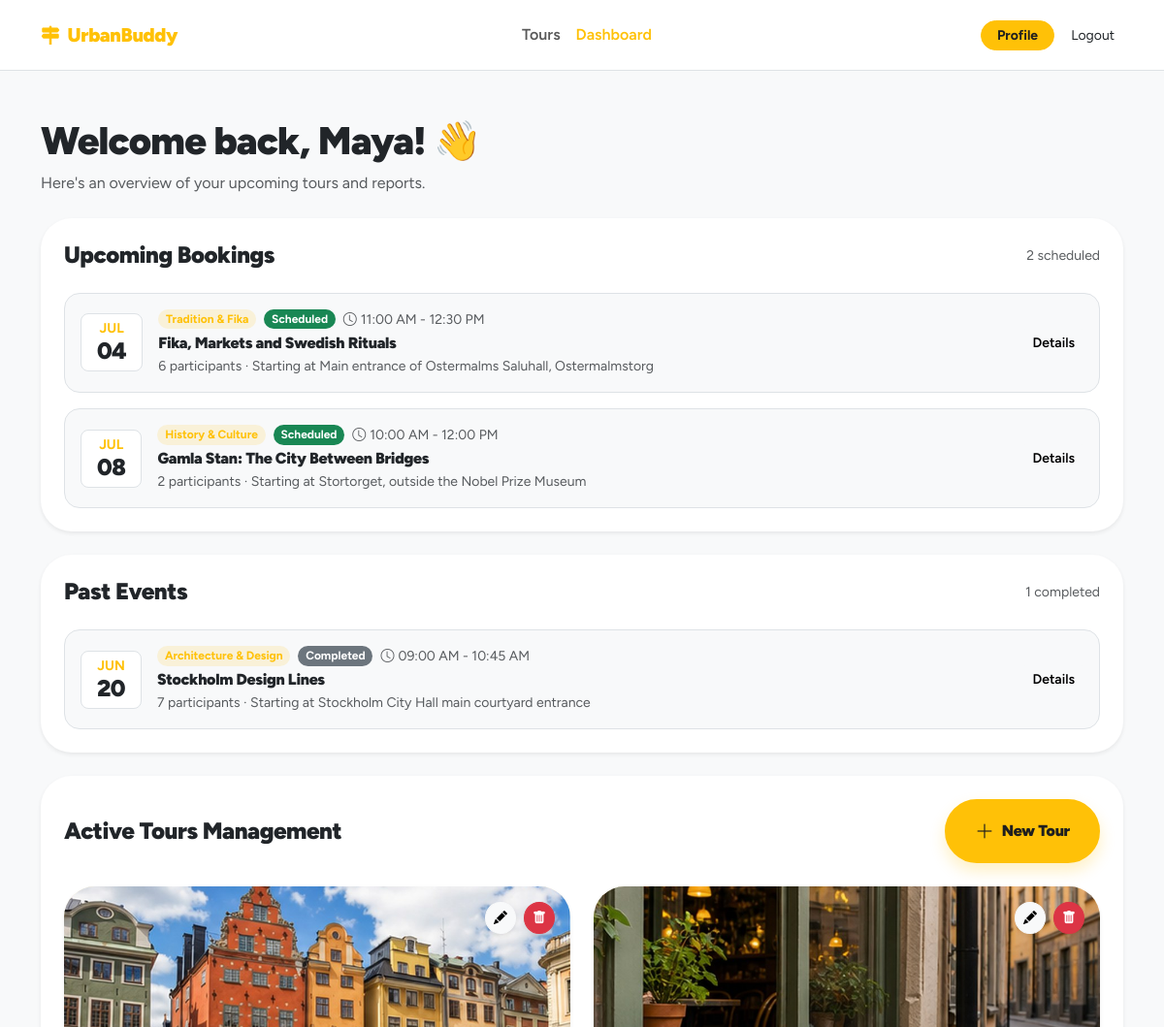
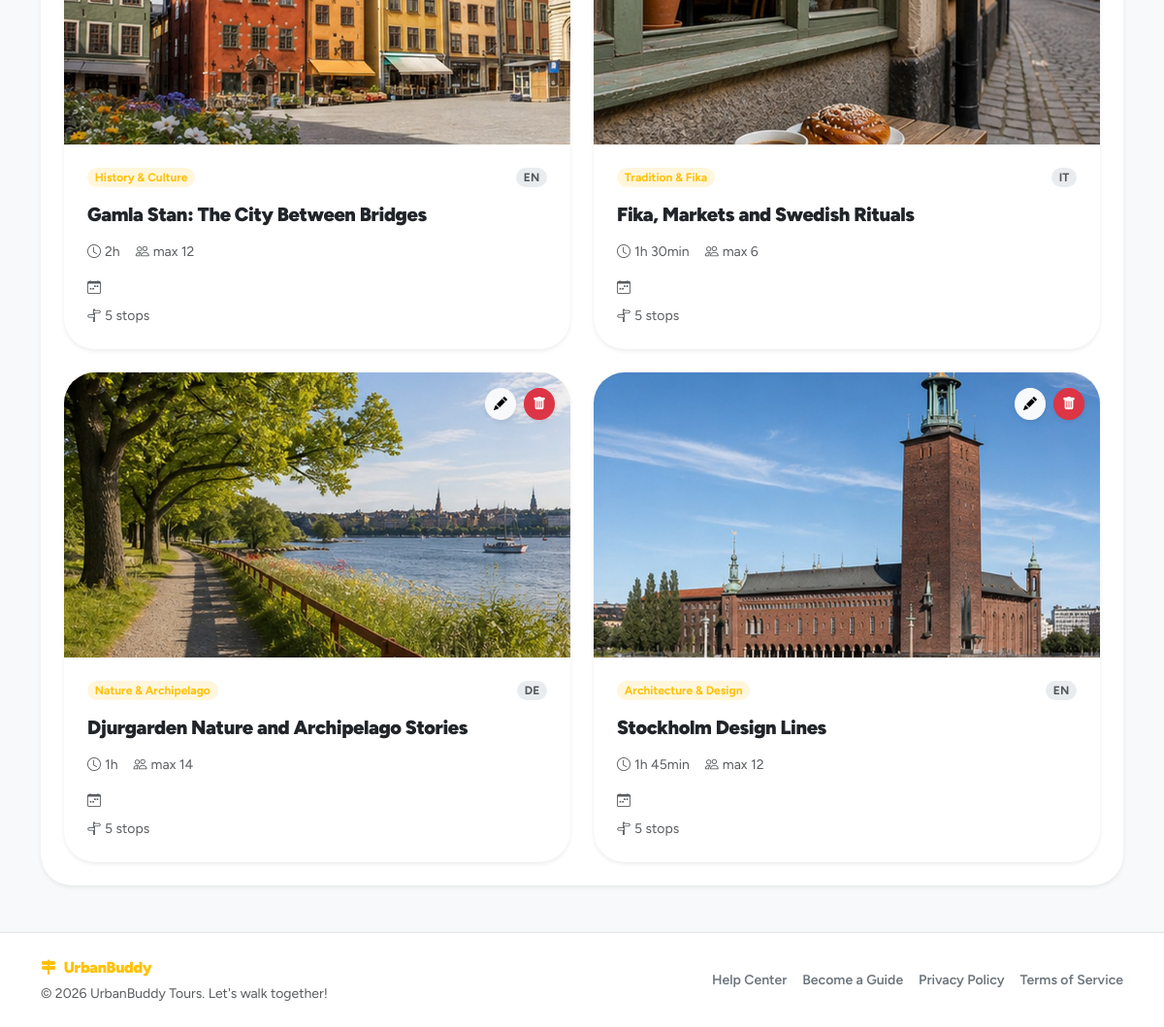
/dashboard (signed in), run on the app's committed database (2 pictures, top to bottom).
### tables this page shows
CREATE TABLE "users" (
	"id"	TEXT,
	"email"	TEXT NOT NULL UNIQUE,
	"password_hash"	TEXT NOT NULL,
	"first_name"	TEXT NOT NULL,
	"last_name"	TEXT NOT NULL,
	"username"	TEXT NOT NULL,
	"role"	BLOB NOT NULL CHECK("role" IN ('guide', 'participant', 'admin')),
	"created_at"	TEXT DEFAULT CURRENT_TIMESTAMP,
	"updated_at"	TEXT DEFAULT CURRENT_TIMESTAMP,
	"profile_photo"	TEXT,
	PRIMARY KEY("id")
);

CREATE TABLE themes (
    id INTEGER PRIMARY KEY AUTOINCREMENT, -- Manteniamo autoincrement (Tabella di dominio)
    name TEXT UNIQUE NOT NULL,
	slug TEXT UNIQUE NOT NULL,
    icon TEXT,
    created_at TEXT DEFAULT CURRENT_TIMESTAMP
, primary_color TEXT DEFAULT '#ffc107');

CREATE TABLE tours (
    id TEXT PRIMARY KEY,  -- UUID
    guide_id TEXT NOT NULL, -- FK verso UUID
    theme_id INTEGER NOT NULL,
    language_id INTEGER NOT NULL,
    title TEXT NOT NULL,
    description TEXT NOT NULL,
    meeting_point TEXT NOT NULL,
    duration INTEGER NOT NULL,
    max_participants INTEGER NOT NULL,
    is_deleted INTEGER DEFAULT 0 CHECK(is_deleted IN (0, 1)),
    created_at TEXT DEFAULT CURRENT_TIMESTAMP,
    updated_at TEXT DEFAULT CURRENT_TIMESTAMP,
    FOREIGN KEY (guide_id) REFERENCES users(id) ON DELETE CASCADE,
    FOREIGN KEY (theme_id) REFERENCES themes(id) ON DELETE RESTRICT,
    FOREIGN KEY (language_id) REFERENCES languages(id) ON DELETE RESTRICT
);

CREATE TABLE tour_events (
    id TEXT PRIMARY KEY, -- UUID
    tour_id TEXT NOT NULL, -- FK verso UUID
    event_date TEXT NOT NULL,
    start_time TEXT NOT NULL,
    status TEXT NOT NULL DEFAULT 'scheduled' CHECK(status IN ('scheduled', 'cancelled', 'completed')),
    actual_participants INTEGER,
    evidence_photo TEXT,
    created_at TEXT DEFAULT CURRENT_TIMESTAMP,
    updated_at TEXT DEFAULT CURRENT_TIMESTAMP,
    FOREIGN KEY (tour_id) REFERENCES tours(id),
    UNIQUE(tour_id, event_date)
);

CREATE TABLE tour_photos (
    id TEXT PRIMARY KEY, -- UUID
    tour_id TEXT NOT NULL, -- FK verso UUID
    filename TEXT NOT NULL,
    created_at TEXT DEFAULT CURRENT_TIMESTAMP,
    FOREIGN KEY (tour_id) REFERENCES tours(id) ON DELETE CASCADE
);

### app/guide_dashboard/routes.py (the view)
@guide_dashboard_bp.route("/dashboard", methods=["GET"])
@login_required
def dashboard():
    require_guide()
    tours = ToursDAO.list_tours_by_guide(current_user.id)
    for tour in tours:
        tour.theme = ThemesDAO.get_theme_by_id(tour.theme_id)
        tour.language = LanguagesDAO.get_language_by_id(tour.language_id)
        tour.production_photos = TourPhotosDAO.list_photos_by_tour(tour.id)
        tour.weekly_slots = TourWeeklySlotsDAO.list_slots_by_tour(tour.id)
        tour.stops = TourStopsDAO.list_stops_by_tour(tour.id)
    events = TourEventsDAO.list_events_by_guide(current_user.id)
    for event in events:
        event.tour = ToursDAO.get_tour_by_id(event.tour_id)
        if event.tour is not None:
            event.tour.theme = ThemesDAO.get_theme_by_id(event.tour.theme_id)
            event.tour.language = LanguagesDAO.get_language_by_id(event.tour.language_id)
    dashboard_event_lists = build_dashboard_event_lists(events)
    return render_template(
        "guide_dashboard/dashboard.html",
        dashboard_tours=build_dashboard_tours(tours),
        **dashboard_event_lists,
    )

### app/templates/guide_dashboard/dashboard.html (shortened to what this page needs)
{% extends "base.html" %}
{% block content %}
<section class="py-5">
    <div class="container">
        <header class="mb-4">
            <h1 class="fw-black mb-2">
                Welcome back, {{ current_user.first_name }}! 👋
            </h1>
            <p class="text-body-secondary mb-0">
                Here's an overview of your upcoming tours and reports.
            </p>
        </header>
        <section class="card border-0 shadow-sm rounded-5 mb-4">
            <div class="card-body p-4">
                <div class="d-flex align-items-center justify-content-between mb-4">
                    <h2 class="h4 fw-black mb-0">
                        Upcoming Bookings
                    </h2>
                    <span class="small text-body-secondary">
                        {{ dashboard_upcoming_events|length }} scheduled
                    </span>
                </div>
                {% if dashboard_upcoming_events %}
                    <div class="vstack gap-3">
                        {% for event in dashboard_upcoming_events %}
                            {% include "components/booking_row.html" %}
                        {% endfor %}
                    </div>
                {% else %}
                    <div class="text-center py-4">
                        <p class="text-body-secondary mb-0">
                            No upcoming bookings yet.
                        </p>
                    </div>
                {% endif %}
            </div>
        </section>
        <section class="card border-0 shadow-sm rounded-5 mb-4">
            <div class="card-body p-4">
                <div class="d-flex align-items-center justify-content-between mb-4">
                    <h2 class="h4 fw-black mb-0">
                        Past Events
                    </h2>
                    <span class="small text-body-secondary">
                        {{ dashboard_past_events|length }} completed
                    </span>
                </div>
                {% if dashboard_past_events %}
                    <div class="vstack gap-3">
                        {% for event in dashboard_past_events %}
                            {% include "components/booking_row.html" %}
                        {% endfor %}
                    </div>
                {% else %}
                    <div class="text-center py-4">
                        <p class="text-body-secondary mb-0">
                            Completed events will appear here.
                        </p>
                    </div>
                {% endif %}
            </div>
        </section>
        <section class="card border-0 shadow-sm rounded-5">
            <div class="card-body p-4">
                <div class="d-flex flex-column flex-sm-row align-items-start align-items-sm-center justify-content-between gap-3 mb-4">
                    <h2 class="h4 fw-black mb-0">
                        Active Tours Management
                    </h2>
                    <a href="{{ url_for('guide_dashboard.create_tour') }}" class="btn ub-btn guide-new-tour-btn d-inline-flex align-items-center justify-content-center fw-black rounded-pill px-4 py-3 shadow-sm">
                        <i class="bi bi-plus-lg fs-5 me-2"></i>
                        New Tour
                    </a>
                </div>
                {% if dashboard_tours %}
                    <div class="row g-4">
                        {% for tour in dashboard_tours %}
                            <div class="col-md-6">
                                {% set card_variant = "dashboard" %}
                                {% include "components/tour_card.html" %}
                            </div>
                        {% endfor %}
                    </div>
                {% else %}
                    <div class="text-center py-4">
                        <p class="text-body-secondary mb-0">
                            You have not created any tours yet.
                        </p>
                    </div>
                {% endif %}
            </div>
        </section>
    </div>
</section>
{% endblock %}

### app/templates/base.html (shortened to what this page needs)
<!doctype html>
<html lang="en">
<head>
    <link href="https://cdn.jsdelivr.net/npm/bootstrap@5.3.8/dist/css/bootstrap.min.css" rel="stylesheet">
    <link href="https://cdn.jsdelivr.net/npm/bootstrap-icons@1.11.3/font/bootstrap-icons.css" rel="stylesheet">
    <link rel="stylesheet" href="{{ url_for('static', filename='style.css') }}">
</head>
<body class="d-flex flex-column min-vh-100 bg-body-tertiary">
    {% block header %}
        {% include "partials/header.html" %}
    {% endblock %}
    <main class="flex-grow-1">
        {% block content %}{% endblock %}
    </main>
    {% block footer %}
        {% include "partials/footer.html" %}
    {% endblock %}
</body>
</html>

### app/templates/partials/header.html (shortened to what this page needs)
<nav class="navbar navbar-expand-lg bg-white border-bottom sticky-top py-3">
    <div class="container">
        <a class="navbar-brand d-flex align-items-center gap-2 fw-black ub-brand" href="{{ url_for('public.home') }}">
            <i class="bi bi-signpost-2-fill"></i>
            UrbanBuddy
        </a>
        <div class="collapse navbar-collapse" id="mainNavbar">
            <ul class="navbar-nav mx-auto mb-2 mb-lg-0">
                {% if current_user.is_authenticated %}
                    <li class="nav-item">
                        <a
                            class="nav-link fw-semibold {{ 'active ub-nav-active' if request.endpoint in ['public.home', 'public.tour_listings', 'public.tour_detail'] }}"
                            href="{{ url_for('public.tour_listings') }}"
                        >
                            Tours
                        </a>
                    </li>
                    {% if current_user.role == "guide" %}
                        <li class="nav-item">
                            <a
                                class="nav-link fw-semibold {{ 'active ub-nav-active' if request.endpoint and request.endpoint.startswith('guide_dashboard.') }}"
                                href="{{ url_for('guide_dashboard.dashboard') }}"
                            >
                                Dashboard
                            </a>
                        </li>
                    {% endif %}
                {% endif %}
            </ul>
            <div class="d-flex align-items-center gap-2">
                {% if current_user.is_authenticated %}
                    <a href="{{ url_for('auth.profile') }}" class="btn ub-btn btn-sm fw-bold rounded-pill px-3">
                        Profile
                    </a>
                    <a href="{{ url_for('auth.logout') }}" class="btn btn-link btn-sm text-dark text-decoration-none">
                        Logout
                    </a>
                {% endif %}
            </div>
        </div>
    </div>
</nav>

### app/templates/components/booking_row.html
<article class="border rounded-4 bg-body-tertiary p-3">
    <div class="row align-items-center g-3">
        <div class="col-auto">
            <div class="bg-white border rounded-3 text-center px-3 py-2">
                <div class="small fw-bold ub-text text-uppercase lh-1">
                    {{ event.date_month }}
                </div>
                <div class="h4 fw-black lh-1 mt-1 mb-0">
                    {{ event.date_day }}
                </div>
            </div>
        </div>
        <div class="col">
            <div class="d-flex align-items-center gap-2 flex-wrap mb-1">
                <span class="badge rounded-pill ub-badge-soft">
                    {{ event.theme }}
                </span>
                <span class="badge rounded-pill {{ event.status_class }}">
                    {{ event.status_label }}
                </span>
                <span class="small text-body-secondary">
                    <i class="bi bi-clock me-1"></i>{{ event.time_range }}
                </span>
            </div>
            <h3 class="h6 fw-black mb-1">
                {{ event.title }}
            </h3>
            <p class="small text-body-secondary mb-0">
                {{ event.participants }} participants · Starting at {{ event.meeting_point }}
            </p>
        </div>
        <div class="col-auto">
            <a
                href="{{ url_for('guide_dashboard.event_detail', event_id=event.id) }}"
                class="btn btn-light btn-sm fw-semibold"
            >
                Details
            </a>
        </div>
    </div>
</article>

### app/templates/components/tour_card.html (shortened to what this page needs)
<article class="card tour-card border-0 shadow-sm rounded-5 h-100 overflow-hidden">
    <div class="position-relative">
        <a
            href="{{ url_for('public.tour_detail', tour_id=tour.id) }}"
            class="tour-card-image-link ratio ratio-16x9 ub-bg-soft text-decoration-none"
            aria-label="View details for {{ tour.title }}"
        >
            {% if tour.cover_filename %}
                <img
                    src="{{ url_for('static', filename='uploads/tours/' ~ tour.cover_filename) }}"
                    alt="{{ tour.title }}"
                    class="object-fit-cover"
                >
            {% else %}
                <div class="d-flex align-items-center justify-content-center fs-3 fw-black ub-text">
                    {{ city_name|default("Stockholm") }}
                </div>
            {% endif %}
        </a>
        {% if card_variant is defined and card_variant == "dashboard" %}
            <div class="position-absolute top-0 end-0 m-3 d-flex gap-2">
                <a
                    href="{{ url_for('guide_dashboard.update_tour', tour_id=tour.id) }}"
                    class="btn btn-light btn-sm rounded-circle shadow-sm p-2 lh-1"
                    aria-label="Edit tour"
                >
                    <i class="bi bi-pencil-fill"></i>
                </a>
                <button
                    type="button"
                    class="btn btn-danger btn-sm rounded-circle shadow-sm p-2 lh-1"
                    data-bs-toggle="modal"
                    data-bs-target="#deleteTourModal-{{ tour.id }}"
                    aria-label="Delete tour"
                >
                    <i class="bi bi-trash-fill"></i>
                </button>
            </div>
        {% else %}
            <span class="badge rounded-pill ub-badge fw-bold position-absolute top-0 end-0 m-3">
                FREE
            </span>
        {% endif %}
    </div>
    <div class="card-body p-4">
        <div class="d-flex align-items-center justify-content-between gap-3 mb-3">
            <span class="badge rounded-pill ub-badge-soft">{{ tour.theme }}</span>
            <span class="badge rounded-pill bg-body-secondary text-body-secondary">{{ tour.language }}</span>
        </div>
        <h3 class="h5 fw-black mb-3">
            {{ tour.title }}
        </h3>
        {% if card_variant is defined and card_variant == "dashboard" %}
            <div class="d-flex flex-wrap gap-3 small text-body-secondary mb-3">
                <span><i class="bi bi-clock me-1"></i>{{ tour.duration }}</span>
                <span><i class="bi bi-people me-1"></i>max {{ tour.max_participants }}</span>
            </div>
            <div class="vstack gap-2 small text-body-secondary">
                <div><i class="bi bi-calendar-week me-1"></i>{{ tour.schedule }}</div>
                <div><i class="bi bi-signpost-split me-1"></i>{{ tour.stops_count }}</div>
            </div>
        {% endif %}
    </div>
</article>

### app/templates/partials/footer.html
<footer class="bg-white border-top py-4 mt-auto">
    <div class="container">
        <div class="row align-items-center gy-3">
            <div class="col-md-5">
                <a class="navbar-brand d-inline-flex align-items-center gap-2 fw-black ub-brand mb-1" href="{{ url_for('public.home') }}">
                    <i class="bi bi-signpost-2-fill"></i>
                    UrbanBuddy
                </a>
                <p class="small text-body-secondary mb-0">
                    © 2026 UrbanBuddy Tours. Let's walk together!
                </p>
            </div>
            <nav class="col-md-7">
                <ul class="nav justify-content-md-end gap-md-3 small fw-semibold">
                    <li class="nav-item">
                        <a class="nav-link px-0 link-secondary" href="#">Help Center</a>
                    </li>
                    <li class="nav-item">
                        <a class="nav-link px-0 link-secondary" href="{{ url_for('auth.signup') }}">Become a Guide</a>
                    </li>
                    <li class="nav-item">
                        <a class="nav-link px-0 link-secondary" href="#">Privacy Policy</a>
                    </li>
                    <li class="nav-item">
                        <a class="nav-link px-0 link-secondary" href="#">Terms of Service</a>
                    </li>
                </ul>
            </nav>
        </div>
    </div>
</footer>

### data on the page
users: first_name "Maya"
themes: theme "Tradition & Fika", theme "Tradition & Fika"
tours: title "Fika, Markets and Swedish Rituals", meeting_point "Main entrance of Ostermalms Saluhall, Ostermalmstorg", title "Fika, Markets and Swedish Rituals"
themes: theme "History & Culture", theme "History & Culture"
tours: title "Gamla Stan: The City Between Bridges", meeting_point "Stortorget, outside the Nobel Prize Museum", title "Gamla Stan: The City Between Bridges"
tour_events: date_month "JUN", date_day "20", theme "Architecture & Design", status_label "Completed", time_range "09:00 AM - 10:45 AM", title "Stockholm Design Lines", participants "7", meeting_point "Stockholm City Hall main courtyard entrance"
tour_photos: filename (picture)
tour_photos: filename (picture)
tour_photos: filename (picture)
themes: theme "Nature & Archipelago"
tours: title "Djurgarden Nature and Archipelago Stories"
tour_photos: filename (picture)
themes: theme "Architecture & Design"
tours: title "Stockholm Design Lines"

### other printed values
{{ dashboard_upcoming_events|length }} "2"
{{ event.date_month }} "JUL" "JUL"
{{ event.date_day }} "04" "08"
{{ event.status_label }} "Scheduled" "Scheduled"
{{ event.time_range }} "11:00 AM - 12:30 PM" "10:00 AM - 12:00 PM"
{{ event.participants }} "6" "2"
{{ dashboard_past_events|length }} "1"
{{ tour.language }} "EN" "IT" "DE" "EN"
{{ tour.duration }} "2h" "1h 30min" "1h" "1h 45min"
{{ tour.max_participants }} "12" "6" "14" "12"
{{ tour.stops_count }} "5 stops" "5 stops" "5 stops" "5 stops"
